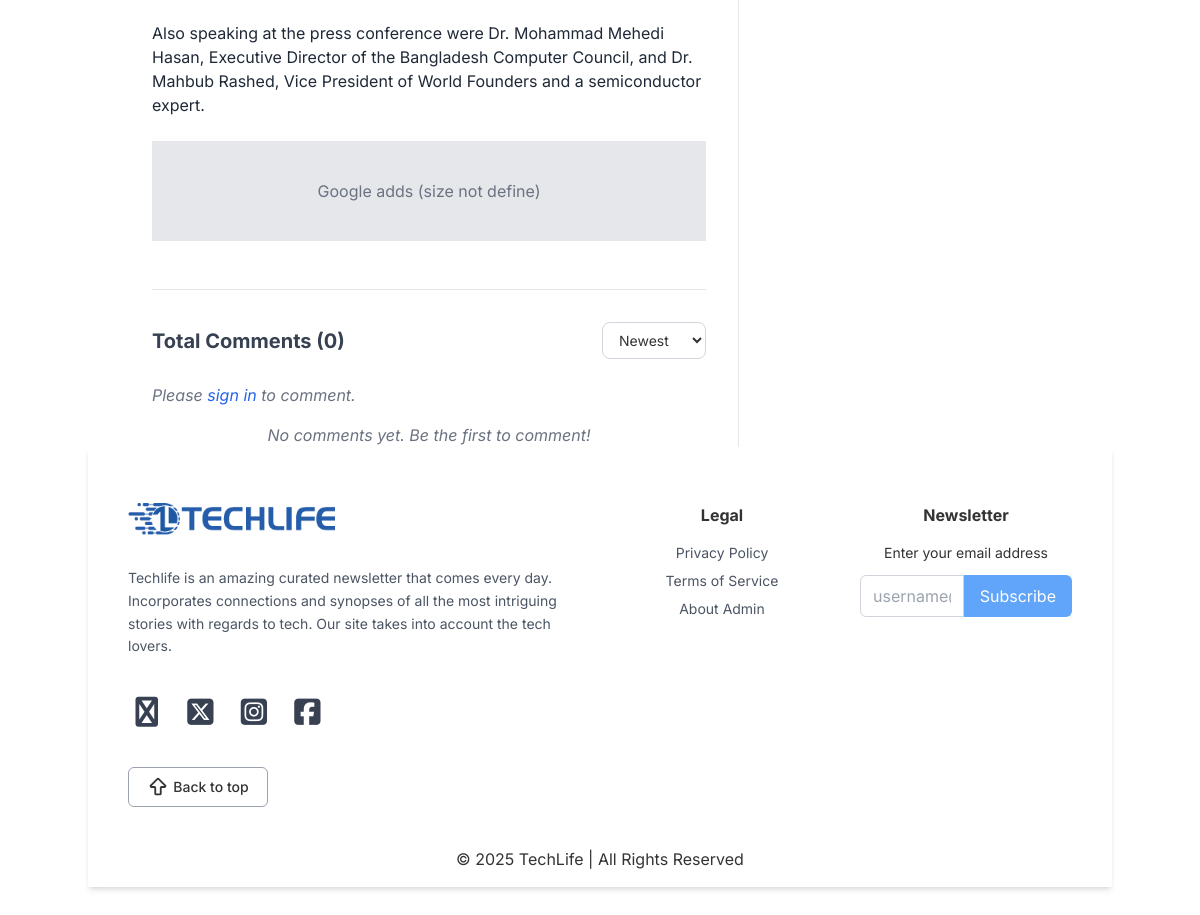
The page /blog_details/the-countrys-largest-science-and-technology-symposium-bear-2025-is-being-held-on-wednesday/ (lower part) on the database as committed earlier.
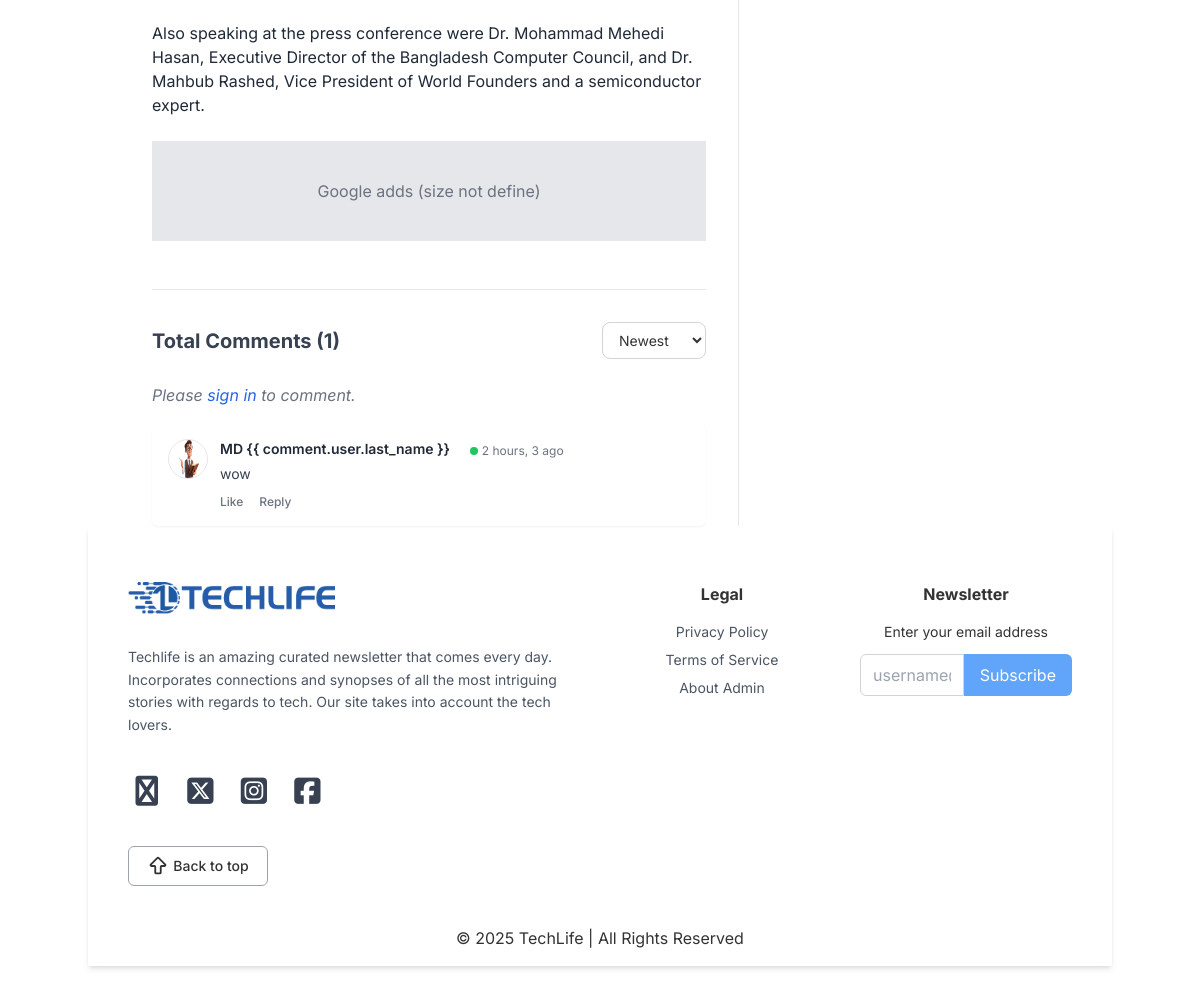
The same page on the database as committed later.
### comments/models.py (models this page shows, shortened)
class Comment(models.Model):
    post = models.ForeignKey(BlogPost, on_delete=models.CASCADE, related_name="comments")
    user = models.ForeignKey(CustomUserModel, on_delete=models.CASCADE)
    content = models.TextField()
    created_at = models.DateTimeField(auto_now_add=True)
    updated_at = models.DateTimeField(auto_now=True)
    class Meta:
        ordering = ['created_at']

### accounts/models.py (models this page shows, shortened)
class CustomUserModel(AbstractUser):
    email = models.EmailField(unique=True)
    is_verified = models.BooleanField(default=False)
    address_line_1 = models.CharField(null=True, blank=True, max_length=100)
    address_line_2 = models.CharField(null=True, blank=True, max_length=100)
    city = models.CharField(blank=True, max_length=20)
    postcode = models.CharField(blank=True, max_length=20)
    country = models.CharField(blank=True, max_length=20)
    mobile = models.CharField(null=True, blank=True, max_length=15)
    profile_picture = models.ImageField(null=True, blank=True, upload_to="user_profile", default="user_profile/default_user_profile.png")
    created_at = models.DateTimeField(default=timezone.now)
    updated_at = models.DateTimeField(auto_now=True)
    USERNAME_FIELD = "email"
    REQUIRED_FIELDS = []
    username = None
    objects = CustomUserManager()

### blog_post/views.py (the view)
def blog_details_view(request, slug):
    blog_detail = (
        BlogPost.objects.select_related("category", "author")
        .prefetch_related("reviews", "additional_images", "tags", "likes")
        .get(slug=slug, status="published")
    )
    related_news = BlogPost.objects.filter(
        status="published", category=blog_detail.category
    ).exclude(slug=slug)[:8]
    if blog_detail.description:
        word_count = len(blog_detail.description.split())
    else:
        word_count = 0
    most_viewed_blogs = BlogPost.objects.filter(status="published").order_by("-views")
    all_comments = (
        Comment.objects
        .filter(post=blog_detail)
        .select_related("user", "post")
        .prefetch_related("replies__user")
        .order_by("-created_at")
    )
    comment_count = all_comments.count()
    reply_count = sum(comment.replies.count() for comment in all_comments)
    total_comments = comment_count + reply_count
    context = {
        "blog_detail": blog_detail,
        "related_news":related_news,
        "word_count":word_count,
        "most_viewed_blogs":most_viewed_blogs,
        "all_comments" : all_comments,
        "total_comments":total_comments,
        "action":"blog_details",
    }
    if request.headers.get("HX-Request"):
        return render(request, "components/blog_details/partial_blog_details_page.html", context)
    return render(request, "components/blog_details/blog_details_page.html", context)

### blog_post/context_processors.py (called while the page is built)
def all_category_view(request):
    now = datetime.now()
    formatted_date = now.strftime("%A, %B %d, %Y")
    return{
        'current_date': formatted_date,
        "categories": Category.objects.all()
    }

### blog_post/templatetags/custom_filters.py (called while the page is built)
@register.filter
def humanize_number(value):
    try:
        value = int(value)
    except (TypeError, ValueError):
        return value
    if value >= 1_000_000:
        return f"{value / 1_000_000:.1f}M"
    elif value >= 10_000:
        return f"{value / 1000:.0f}k"
    elif value >= 1_000:
        return f"{value / 1000:.1f}k"
    else:
        return value

### templates/components/blog_details/blog_details_page.html
{% extends 'base.html' %}
{% load static %}
{% load humanize %}
{% block content %}
{% include 'components/blog_details/partial_blog_details_page.html' %}
{% endblock content %}

### templates/components/blog_details/partial_blog_details_page.html (shortened to what the changed rows need)
{% load static %}
{% load humanize %}
{% load custom_filters %}
<div class="max-w-7xl mx-auto pr-16 pl-16">
    <div class="flex flex-col md:flex-row md:space-x-8">
        <main class="w-full md:w-2/3 blog-content-area">
            <div class="details">
                <section id="comments" class="mt-12 border-t border-gray-200 pt-8 font-inter">
                    <div class="flex flex-col sm:flex-row justify-between items-start sm:items-center mb-6 gap-3">
                        <h2 class="text-xl font-bold text-gray-700">Total Comments ({{ total_comments }})</h2>
                        <div class="relative w-full sm:w-auto">
                            <select id="sort-comments"
                                class="w-full sm:w-auto border border-gray-300 rounded-lg px-3 py-2 text-sm focus:ring-1 focus:ring-blue-500 focus:outline-none cursor-pointer">
                            </select>
                        </div>
                    </div>
                    <div id="comment-list" class="space-y-6">
                        {% for comment in all_comments %}
                        <div class="flex flex-col sm:flex-row gap-3 bg-white rounded-md p-4 shadow-sm transition-all">
                            <img src="{{ comment.user.profile_picture.url }}" alt="User"
                                class="w-10 h-10 rounded-full border flex-shrink-0" />
                            <div class="flex-1">
                                <div class="flex flex-col sm:flex-row justify-between sm:items-center mb-1 gap-2">
                                    <div class="flex items-center gap-5">
                                        <h3 class="font-semibold text-gray-800 text-sm">{{ comment.user.first_name }} {{
                                            comment.user.last_name }}</h3>
                                        <span class="flex items-center gap-1 text-xs text-gray-500 pt-1">
                                            <span class="w-2 h-2 bg-green-500 rounded-full inline-block"></span>
                                            {{ comment.created_at|timesince|slice:":10" }} ago
                                        </span>
                                    </div>
                                </div>
                                <p class="text-gray-700 text-sm leading-relaxed">{{ comment.content }}</p>
                                <div class="flex items-center gap-4 text-xs text-gray-500 mt-2">
                                    <button class="hover:text-blue-600 font-medium">Like</button>
                                    <button type="button" class="hover:text-blue-600 font-medium reply-btn"
                                        data-comment-id="{{ comment.id }}">Reply</button>
                                </div>
                            </div>
                        </div>
                        {% empty %}
                        <p class="text-gray-500 italic text-center">No comments yet. Be the first to comment!</p>
                        {% endfor %}
                    </div>
                </section>
            </div>
        </main>
    </div>
    </div>

Rows that differ between the two databases and show on the page:
added Comment: user.profile_picture (picture), user.first_name "MD", created_at "2 hours, 3", content "wow"
Other text that changed with them:
{{ total_comments }}: "0" → "1"
text no longer shown: "No comments yet. Be the first to comment!"
